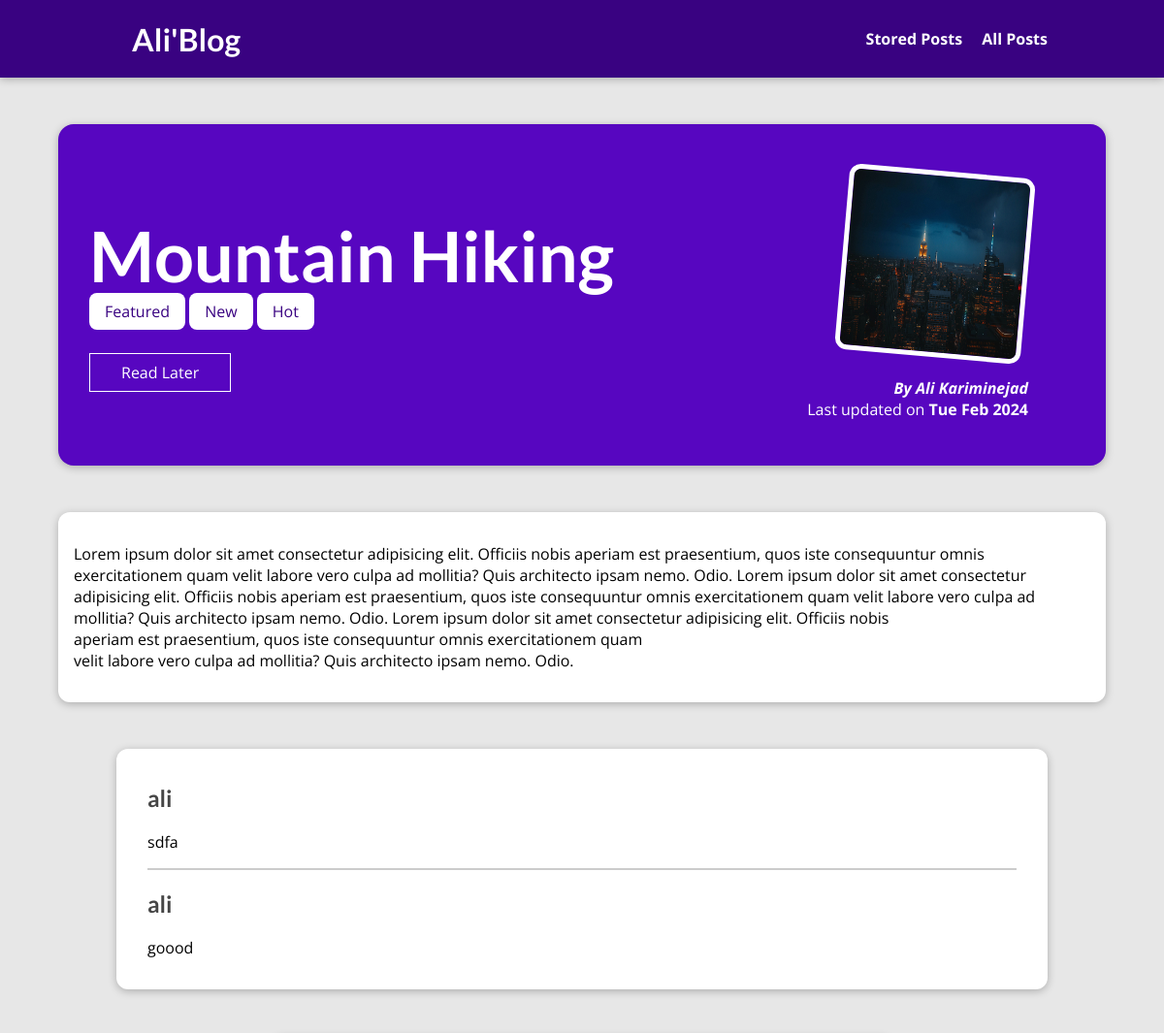
Page /posts/hike-in-the-mountains (upper part) on the earlier database version.
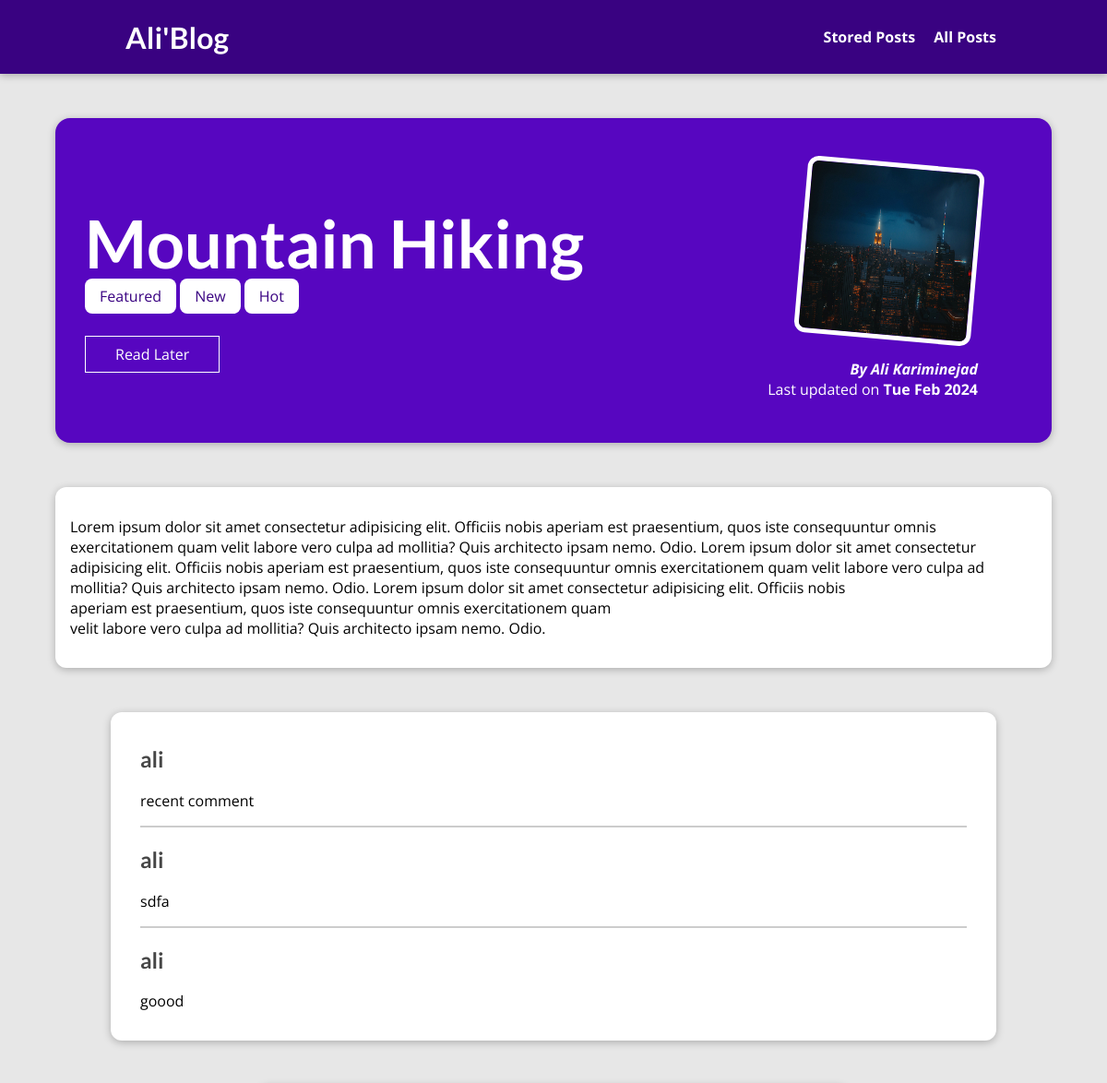
Same page on the later database version.
### blog/models.py (models this page shows, shortened)
class Post(models.Model):
    title = models.CharField(max_length=150)
    excerpt = models.CharField(max_length=200)
    image = models.ImageField(upload_to="posts", null=True)
    date = models.DateField(auto_now=True)
    slug = models.SlugField(unique=True, db_index=True)
    content = models.TextField(validators=[MinLengthValidator(10)])
    author = models.ForeignKey(Author, on_delete=models.SET_NULL, null=True, related_name="posts")
    tags = models.ManyToManyField(Tag)

class Tag(models.Model):
    caption = models.CharField(max_length=20)

class Author(models.Model):
    first_name = models.CharField(max_length=100)
    last_name = models.CharField(max_length=100)
    email = models.EmailField()
    def full_name(self):
        return f"{self.first_name} {self.last_name}"
    def __str__(self):
        return self.full_name()

class Comment(models.Model):
    user_name = models.CharField(max_length=120)
    user_email = models.EmailField()
    text = models.TextField(max_length=400)
    post = models.ForeignKey('blog.Post', on_delete=models.CASCADE, related_name='comments')

### blog/views.py (the view)
# urls.py: path("posts/<slug:slug>", views.SinglePostView.as_view(), name="post-detail-page"),
class SinglePostView(View):
    template_name = "blog/post-detail.html"
    model = Post
    def is_stored_post(self, request, post_id):
        stored_posts = request.session.get("stored_posts")
        if stored_posts is not None:
            is_saved_for_later = post_id in stored_posts
        else:
            is_saved_for_later = False
        return is_saved_for_later
    def get(self, request, slug):
        post = Post.objects.get(slug=slug)
        context = {
            "post": post,
            "post_tags": post.tags.all(),
            "comment_form": CommentForm(),
            "comments": post.comments.all().order_by("-id"),
            "saved_for_later": self.is_stored_post(request, post.id)
        }
        return render(request, "blog/post-detail.html", context)
    def post(self, request, slug):
        comment_form = CommentForm(request.POST)
        post = Post.objects.get(slug=slug)
        if comment_form.is_valid():
            comment = comment_form.save(commit=False)
            comment.post = post
            comment.save()
            HttpResponseRedirect(reverse("post-detail-page", args=[slug]))
        post = Post.objects.get(slug=slug)
        context = {
            "post": post,
            "post_tags": post.tags.all(),
            "comment_form": CommentForm(),
            "comments": post.comments.all().order_by("-id"),
            "saved_for_later": self.is_stored_post(request, post.id)
            }
        return render(request, "blog/post-detail.html", context)

### blog/templates/blog/post-detail.html (shortened to what this page needs)
{% extends "base.html" %}
{% load static %}
{% block css_files %}
<link rel="stylesheet" href="{% static "blog/post-detail.css"%}">
{% endblock css_files %}
{% block content %}
<section id="summary">
  <h2>{{ post.title }}</h2>
  <div>
    {% for tag in post_tags %}
      <span class="tag">{{ tag.caption }}</span>
    {% endfor %}
  </div>
  <div id="read-later">
    <form action="{% url "read-later" %}" method="post">
      <button>
        {% if saved_for_later %}
        Remove from "Read Later" List
        {% else %}
        Read Later
        {% endif %}
      </button>
    </form>
  </div>
  <article>
    <img src="{{ post.image.url }}" alt="{{ post.title }}">
    <address>By <a href="mailto:{{ post.author.email_address }}">{{ post.author}}</a></address>
    <div>Last updated on <time> {{post.date|date:"D M Y"}} </time></div>
  </article>
</section>
<main>
  {{ post.content|linebreaks}}
</main>
<section id="comments">
<ul>
  {% for comment in comments%}
    <li>
      <h2>{{ comment.user_name }}</h2>
      <p>{{ comment.text|linebreaks }}</p>
    </li>
  {% endfor %}
</ul>
</section>
{% endblock %}

### templates/base.html (shortened to what this page needs)
{% load static %}
<!DOCTYPE html>
<html lang="en">
<head>
    <link rel="stylesheet" href="{% static "app.css" %}">
    {% block css_files %}{% endblock css_files %}
</head>
<body>
    <header id="main-navigation">
        <h1><a href="{% url "starting-page" %}">Ali'Blog</a></h1>
        <nav>
          <a href="{% url "read-later" %}">Stored Posts</a>
          <a href="{% url "posts-page" %}">All Posts</a>
        </nav>
      </header>
    {% block content %}{% endblock content %}
</body>
</html>

### static/app.css (style rules this page uses)
* { box-sizing: border-box; }
html { font-family: 'Open Sans', 'Lato', sans-serif; }
body { margin: 0; }
h1, h2, h3 { font-family: 'Lato', sans-serif; font-weight: bold; }
#main-navigation { width: 100%; height: 5rem; display: flex; justify-content: space-between; align-items: center; padding: 0 10%; position: absolute; top: 0; left: 0; }
#main-navigation a { text-decoration: none; color: white; font-weight: bold; margin-left: 1rem; }

### blog/static/blog/post-detail.css (style rules this page uses)
body { background-color: #e7e7e7; }
#main-navigation { background-color: #390281; box-shadow: 0 2px 8px rgba(0, 0, 0, 0.25); }
#summary { margin: 8rem auto 3rem auto; padding: 2rem; width: 90%; max-width: 90rem; border-radius: 16px; background-color: #5706c0; position: relative; box-shadow: 0 2px 8px rgba(0, 0, 0, 0.25); height: 22rem; }
#summary h2 { color: white; font-size: 4.5rem; margin-bottom: 0.25rem; }
#summary article { position: absolute; top: 2rem; right: 3rem; padding: 1rem 2rem; border-radius: 12px; text-align: right; color: white; }
#summary article img { width: 12rem; height: 12rem; border-radius: 12px; transform: rotateZ(5deg); border: 5px solid white; margin-bottom: 1rem; }
#summary address { font-weight: bold; }
#summary a { color: white; text-decoration: none; }
#summary time { font-weight: bold; }
#read-later { margin: 2rem 0; }
#read-later button { background-color: transparent; border: 1px solid white; padding: 0.5rem 2rem; font: inherit; color: white; cursor: pointer; }
main { width: 90%; max-width: 90rem; margin: 3rem auto; background-color: white; padding: 1rem; border-radius: 12px; box-shadow: 0 2px 8px rgba(0, 0, 0, 0.25); }
.tag { background-color: white; color: #390281; padding: 0.5rem 1rem; border-radius: 8px; }
#comments { margin: 3rem auto; width: 90%; max-width: 60rem; border-radius: 12px; background-color: white; box-shadow: 0 2px 8px rgba(0, 0, 0, 0.25); padding: 1rem 2rem; }
#comments ul { list-style: none; margin: 0; padding: 0; }
#comments li { margin-bottom: 1rem; border-bottom: 2px solid #ccc; }
#comments li:last-of-type { border-bottom: none; }
#comments h2 { color: #464646; }

Differences in the rows shown:
added Comment: user_name "ali", text "recent comment"
